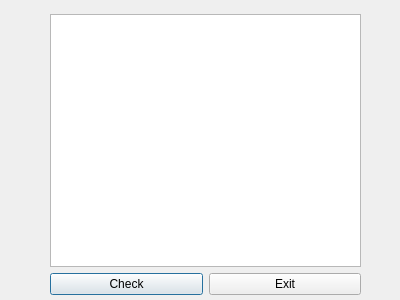
<?xml version="1.0" encoding="UTF-8"?>
<ui version="4.0">
 <class>StudentInfo</class>
 <widget class="QDialog" name="StudentInfo">
  <property name="geometry">
   <rect>
    <x>0</x>
    <y>0</y>
    <width>400</width>
    <height>300</height>
   </rect>
  </property>
  <property name="windowTitle">
   <string>Dialog</string>
  </property>
  <widget class="QWidget" name="">
   <property name="geometry">
    <rect>
     <x>50</x>
     <y>14</y>
     <width>311</width>
     <height>281</height>
    </rect>
   </property>
   <layout class="QVBoxLayout" name="verticalLayout">
    <item>
     <widget class="QPlainTextEdit" name="plainTextEdit"/>
    </item>
    <item>
     <layout class="QHBoxLayout" name="horizontalLayout">
      <item>
       <widget class="QPushButton" name="pushButton">
        <property name="text">
         <string>Check</string>
        </property>
       </widget>
      </item>
      <item>
       <widget class="QPushButton" name="pushButton_2">
        <property name="text">
         <string>Exit</string>
        </property>
       </widget>
      </item>
     </layout>
    </item>
   </layout>
  </widget>
  <zorder>pushButton</zorder>
  <zorder>pushButton_2</zorder>
  <zorder>plainTextEdit</zorder>
  <zorder>plainTextEdit</zorder>
 </widget>
 <resources/>
 <connections/>
</ui>
